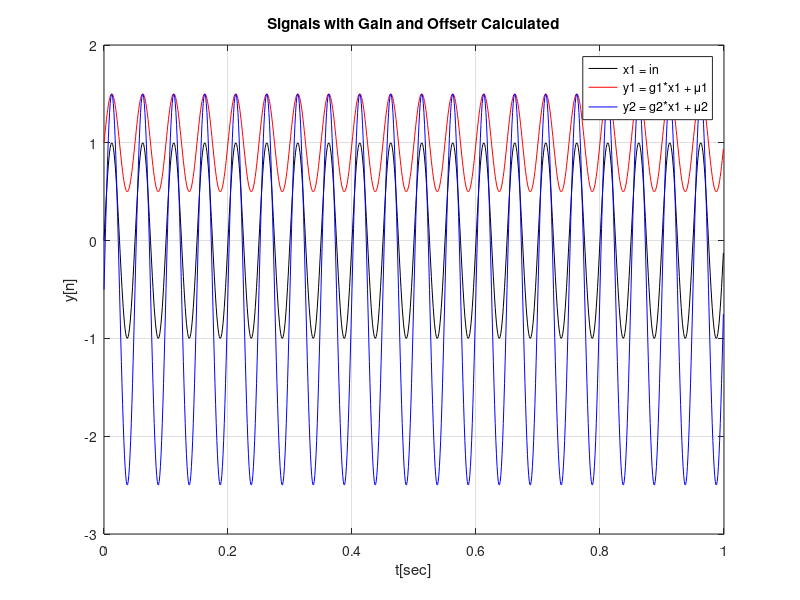
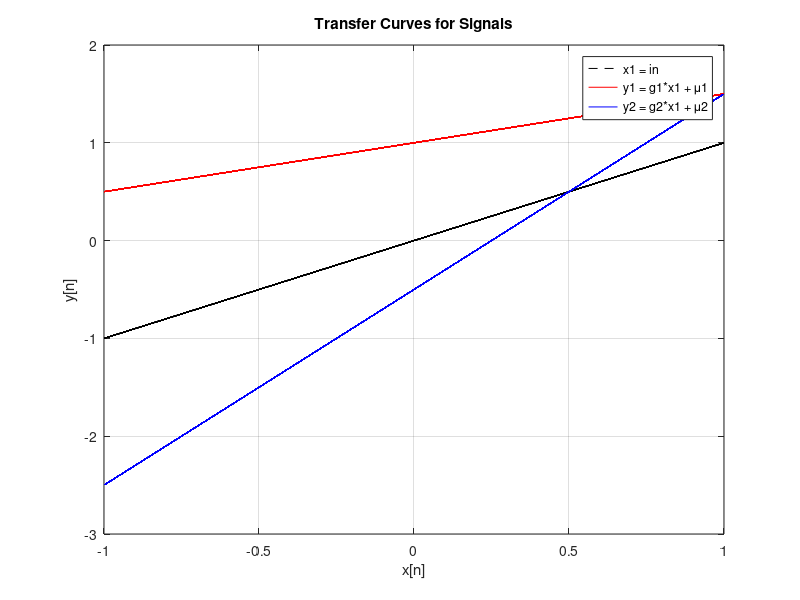

Write MATLAB code to recreate these figures, in order. (Note: this script raises an error after producing the figures.)
N = 1000;
fs = 1000;
Ts = 1/fs;
t = [0:N-1]*Ts;

f1 = 20;
in = sin(2*pi*f1.*t);

g1 = 0.5; g2 = 2; mue1 = 1; mue2 = -0.5;
y1 = g1*in + mue1; y2 = g2*in + mue2;

figure(1); plot(t,in, 'black', t,y1,'red',t,y2,'blue'); title('Signals with Gain and Offsetr Calculated');
ylabel('y[n]'); xlabel('t[sec]'); legend('x1 = in', 'y1 = g1*x1 + {\mu1}','y2 = g2*x1 + {\mu2}'); grid on; 

figure(2); plot(in,in,'black--',in,y1,'red',in,y2,'blue'); title('Transfer Curves for Signals'); ylabel('y[n]'); xlabel('x[n]');
legend('x1 = in', 'y1 = g1*x1 + {\mu1}','y2 = g2*x1 + {\mu2}'); grid on; 
ax = gca; ax.XAxisLocation = 'origin'; ax.YAxisLocation = 'origin';